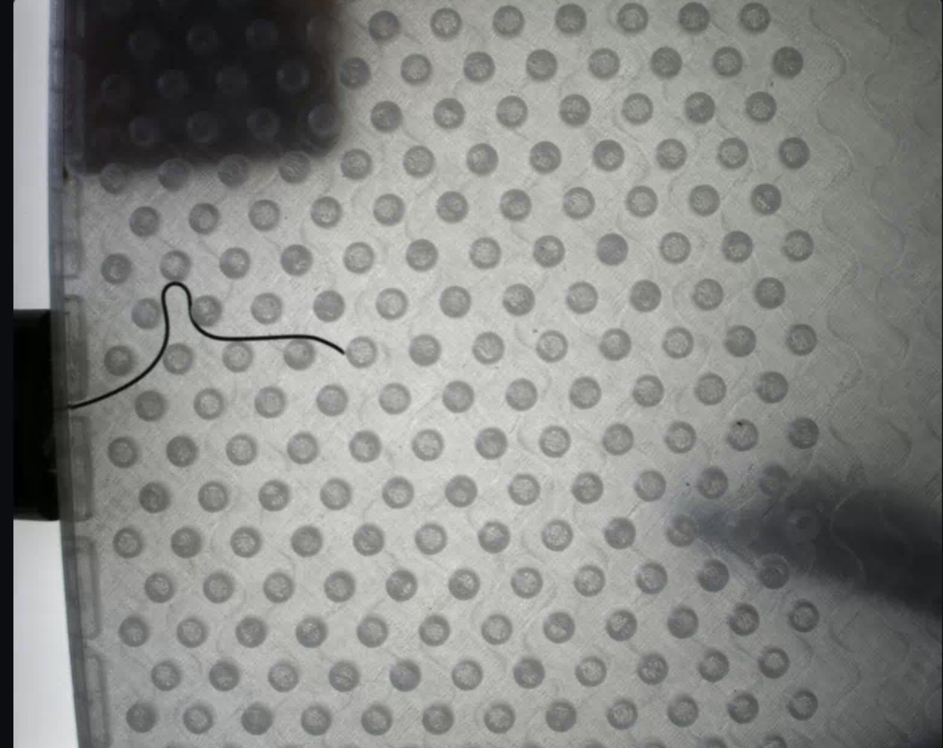
#> input picture image.png, 943 x 748 px, shrunk from 1293 x 1026 before the run
$ python test2.py   (older library calls are emulated)
#> lines starting #> are read from the running program, lines starting #| are printed output that depends on the picture; after the words box and inside, x2 and y2 are one past the last pixel; in counts of white or black regions, pixels touching at a corner belong together
import cv2
import numpy as np
import matplotlib.pyplot as plt
from skimage.filters import frangi
from skimage.morphology import remove_small_objects, skeletonize
import time

def find_guidewire_tip(skeleton_img):
    skel_bin = (skeleton_img > 0).astype(np.uint8)

    kernel = np.array([[1, 1, 1],
                       [1, 0, 1],
                       [1, 1, 1]], dtype=np.uint8)

    neighbor_count = cv2.filter2D(skel_bin, -1, kernel)

    endpoints_mask = (skel_bin == 1) & (neighbor_count == 1)

    y_coords, x_coords = np.where(endpoints_mask)
    endpoints = list(zip(x_coords, y_coords)) # Group into (x, y) tuples

    if len(endpoints) == 0:
        return None

    tip_position = max(endpoints, key=lambda pt: pt[0])

    return tip_position # Returns (x, y)

def segment_guidewire(image_path):
    # 1. Load the image in grayscale
#> called with image_path = 'image.png'
    img = cv2.imread(image_path, cv2.IMREAD_GRAYSCALE)
#> img: shape (748, 943); min 0, max 224, mean 134.9
    if img is None:
        raise FileNotFoundError(f"Could not load image at {image_path}")

    kernel_size = 25  # Should be larger than the wire's width
    kernel = cv2.getStructuringElement(cv2.MORPH_ELLIPSE, (kernel_size, kernel_size))
    blackhat = cv2.morphologyEx(img, cv2.MORPH_BLACKHAT, kernel)
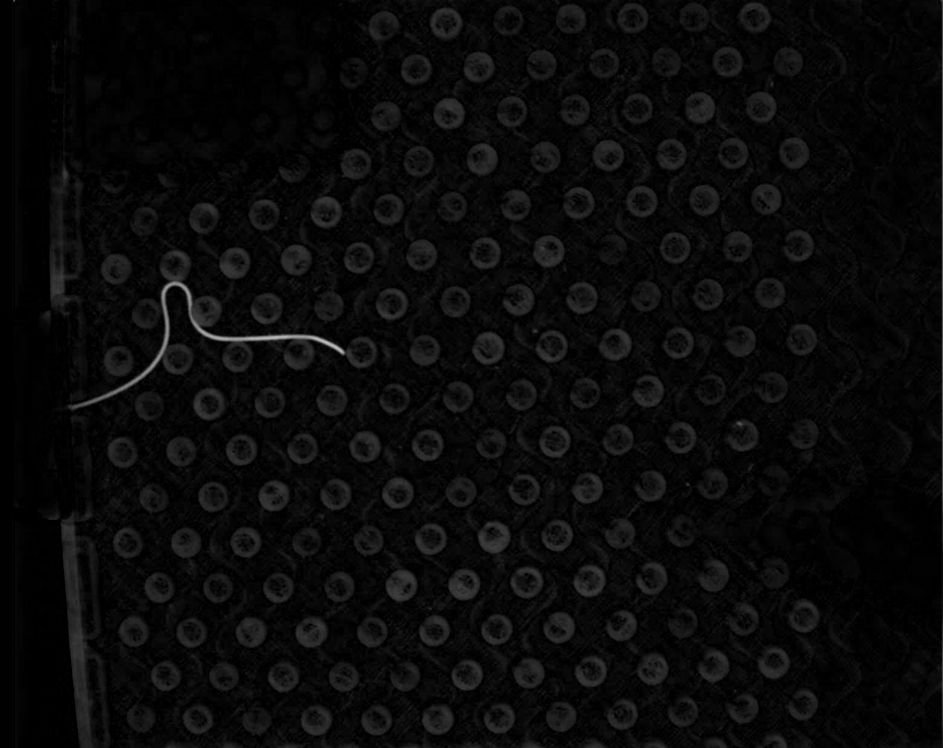
#> blackhat: shape (748, 943); min 0, max 191, mean 9.9
    start = time.time()

    frangi_filtered = frangi(blackhat, sigmas=range(2, 4, 2), black_ridges=False)
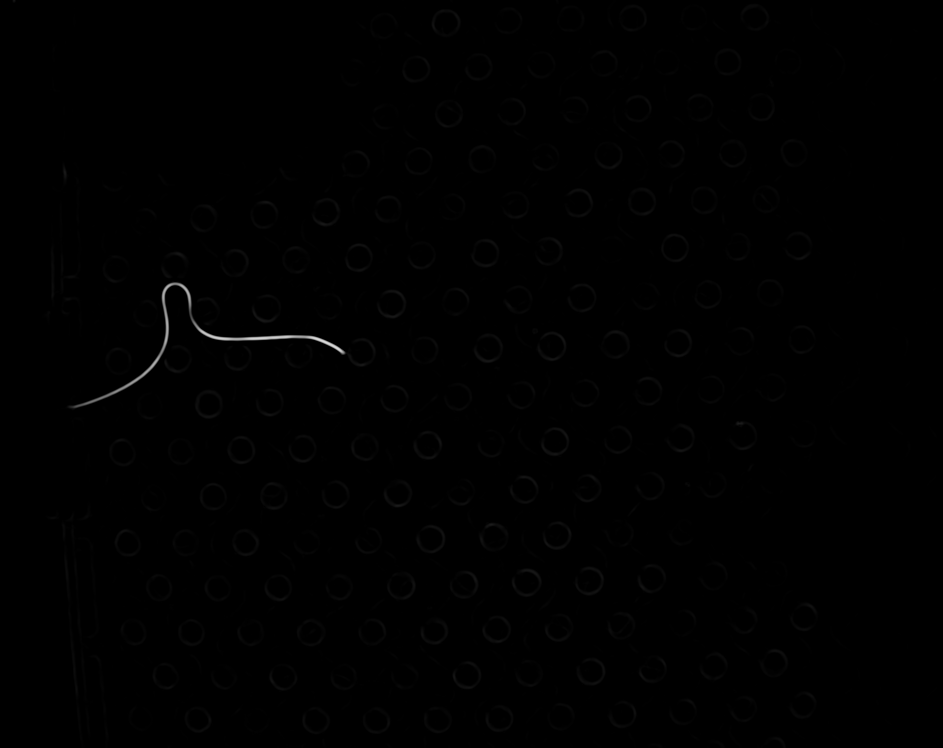
#> frangi_filtered: shape (748, 943) float64; min 0, max 0.865, mean 0.00298
    end = time.time()

    frangi_norm = cv2.normalize(frangi_filtered, None, 0, 255, cv2.NORM_MINMAX, dtype=cv2.CV_8U)
    _, binary = cv2.threshold(frangi_norm, 40, 255, cv2.THRESH_BINARY + cv2.THRESH_OTSU)
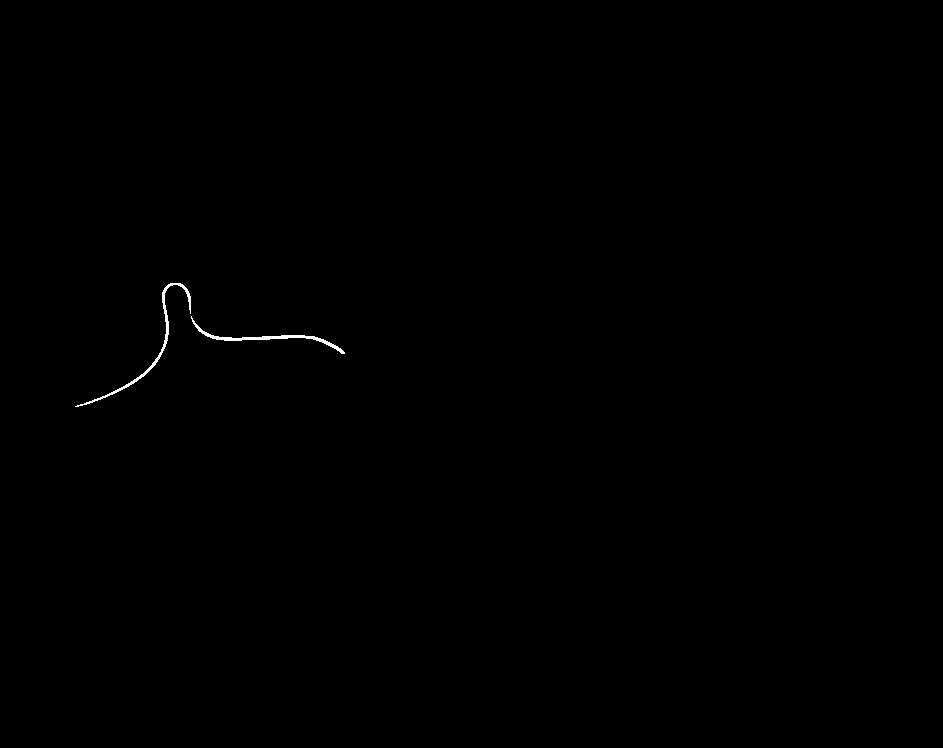
#> binary: shape (748, 943); 0.16% white; 2 white regions, box (x1, y1, x2, y2) and area: (75, 283, 191, 407) 585, (191, 316, 345, 354) 537
    binary_bool = binary > 0

    cleaned = remove_small_objects(binary_bool, min_size=150)

    # Thin the wire down to a 1-pixel wide line
    skeleton = skeletonize(cleaned)
#> skeleton: shape (748, 943) bool; 0.05% white in thin lines or dots, all inside (x1, y1, x2, y2) = (75, 283, 344, 407)

    end_point = find_guidewire_tip(skeleton_img=skeleton)
#> in find_guidewire_tip, `endpoints_mask = (skel_bin == 1) & (neighbor_count == 1)`:
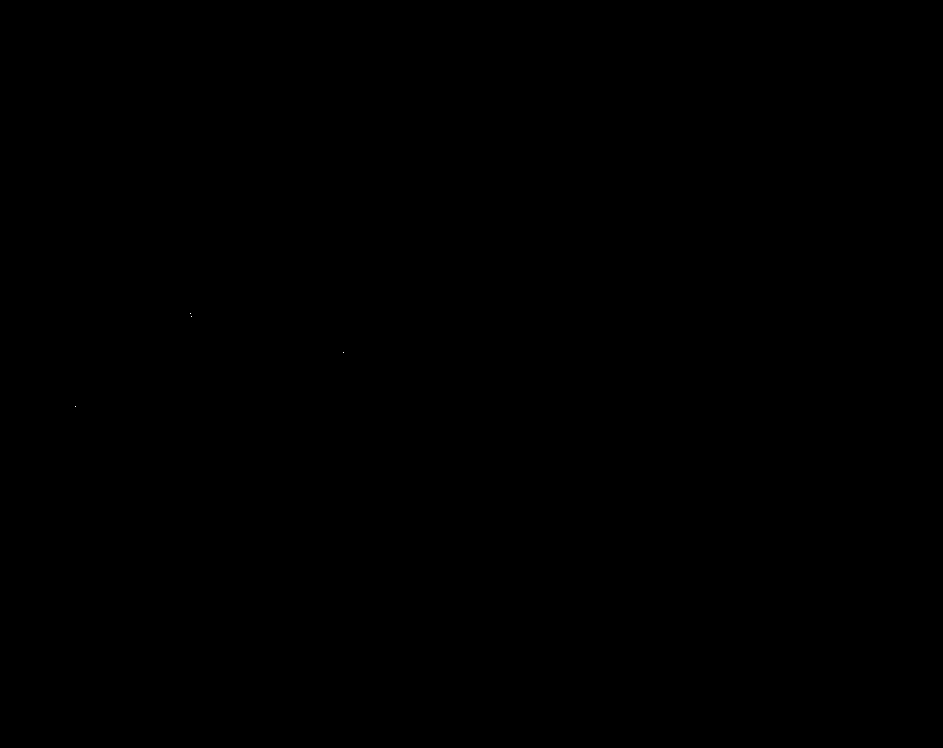
#> endpoints_mask: shape (748, 943) bool; 0% white in thin lines or dots, all inside (x1, y1, x2, y2) = (75, 313, 344, 407)
#> in find_guidewire_tip, `y_coords, x_coords = np.where(endpoints_mask)`: y_coords = [313, 316, 352, 406]; x_coords = [190, 191, 343, 75]
#> in find_guidewire_tip, `endpoints = list(zip(x_coords, y_coords))`: endpoints = [(190, 313), (191, 316), (343, 352), (75, 406)]
#> in find_guidewire_tip, `tip_position = max(endpoints, key=lambda pt: pt[0])`: tip_position = (343, 352)
#> end_point = (343, 352)

    print(f"Processing time: {end - start:.2f} seconds")

    # --- Plotting the Results ---
    fig, axes = plt.subplots(2, 3, figsize=(15, 10))
    ax = axes.ravel()

    ax[0].imshow(img, cmap='gray')
    ax[0].set_title('Original Grayscale')

    ax[1].imshow(blackhat, cmap='gray')
    ax[1].set_title('Black-Hat Transform')

    ax[2].imshow(frangi_filtered, cmap='hot')
    ax[2].set_title('Frangi Filter Output')

    ax[3].imshow(binary, cmap='gray')
    ax[3].set_title('Otsu Threshold')

    ax[4].imshow(cleaned, cmap='gray')
    ax[4].set_title('Noise Removal')

    ax[5].imshow(skeleton, cmap='gray')
    ax[5].set_title('Final Skeleton')

    if end_point is not None:
        ax[5].plot(end_point[0], end_point[1], 'ro', markersize=5)

    for a in ax:
        a.axis('off')

    plt.tight_layout()
    plt.show()
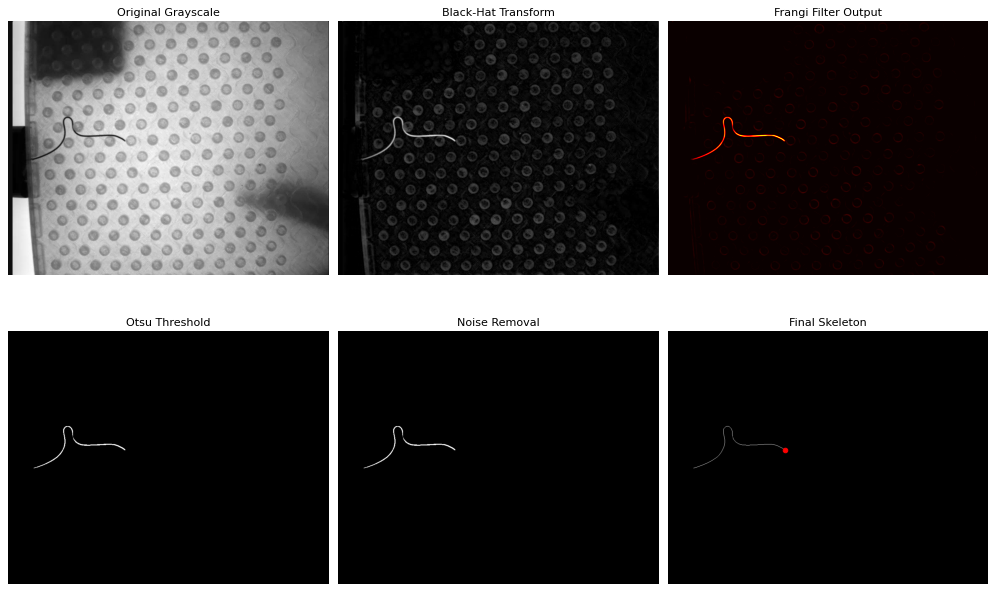
#> figure drawn by matplotlib, 6 panels

    return skeleton

# Run the function
# Replace 'guidewire.jpg' with the actual filename of your image
final_mask = segment_guidewire('image.png')
